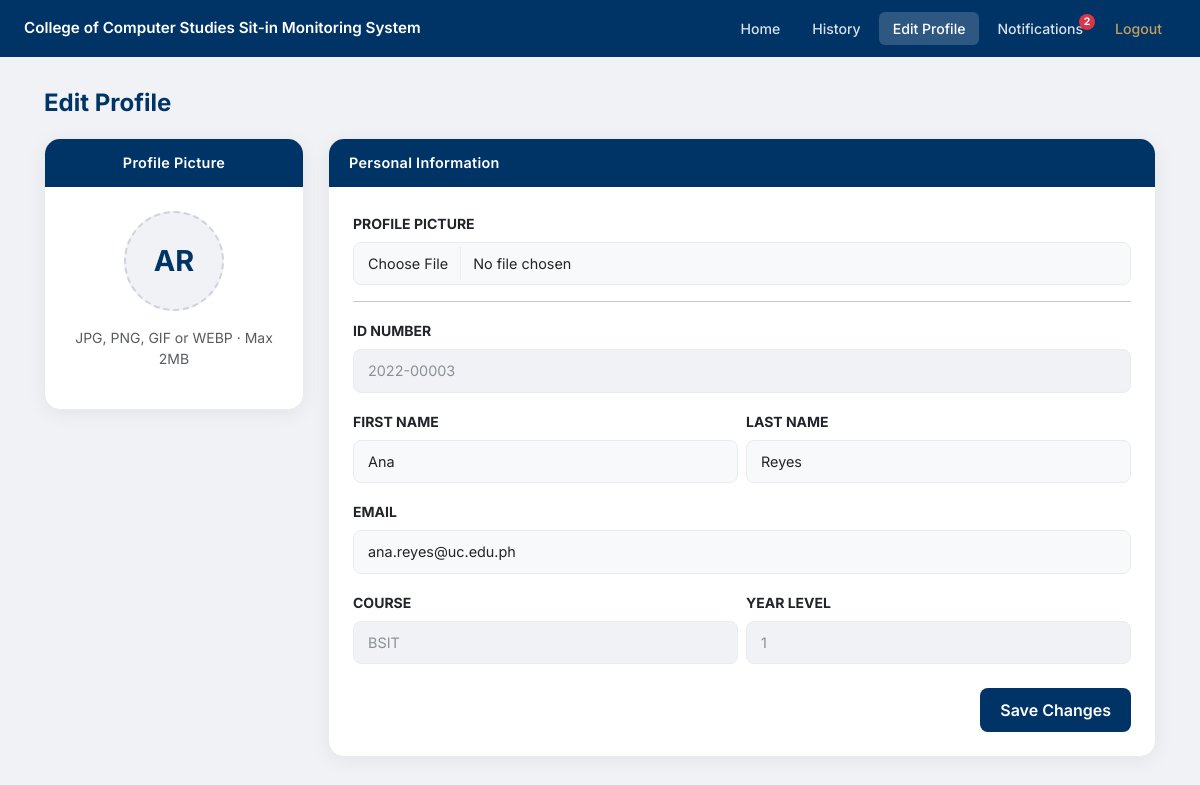
/user/profile.php (signed in), run on the app's committed database.
### tables this page shows
CREATE TABLE `students` (
  `id` int(11) NOT NULL,
  `id_number` varchar(10) NOT NULL,
  `first_name` varchar(50) NOT NULL,
  `last_name` varchar(50) NOT NULL,
  `course` varchar(20) NOT NULL,
  `year_level` int(11) NOT NULL,
  `email` varchar(100) NOT NULL,
  `password` varchar(255) NOT NULL,
  `profile_picture` varchar(255) DEFAULT NULL,
  `sessions_left` int(11) DEFAULT 30,
  `created_at` timestamp NOT NULL DEFAULT current_timestamp()
);

### user/profile.php (the view, shortened to what this page needs)
<?php
require_once '../includes/db.php';
$student_id_pk = $_SESSION['student_id'];
$stmt = mysqli_prepare($conn, "SELECT * FROM students WHERE id = ?");
mysqli_stmt_bind_param($stmt, "i", $student_id_pk);
mysqli_stmt_execute($stmt);
$student = mysqli_fetch_assoc(mysqli_stmt_get_result($stmt));
require_once '../includes/header.php';
?>
<?php require_once '../includes/navbar_user.php'; ?>
<div class="page-wrapper">
    <div class="container-fluid px-4">
        <h2 class="page-title">Edit Profile</h2>
        <div class="row g-4">
            <div class="col-md-3">
                <div class="card-uc text-center">
                    <div class="card-uc-header">Profile Picture</div>
                    <div class="card-uc-body">
                        <div class="student-avatar-wrapper">
                            <div class="student-avatar">
                                <?php if (!empty($student['profile_picture'])): ?>
                                    <img src="/VelosoProject/<?= htmlspecialchars($student['profile_picture']) ?>"
                                         alt="Profile Picture" id="pic-preview"
                                         style="width:100%; height:100%; object-fit:cover;">
                                <?php else: ?>
                                    <div class="student-avatar-placeholder" id="pic-placeholder">
                                        <?= strtoupper(substr($student['first_name'], 0, 1) . substr($student['last_name'], 0, 1)) ?>
                                    </div>
                                <?php endif; ?>
                            </div>
                        </div>
                        <p class="small text-muted mt-2">JPG, PNG, GIF or WEBP · Max 2MB</p>
                    </div>
                </div>
            </div>
            <div class="col-md-9">
                <div class="card-uc">
                    <div class="card-uc-header">Personal Information</div>
                    <div class="card-uc-body">
                        <form method="POST" action="" enctype="multipart/form-data">
                            <div class="mb-3">
                                <label class="form-label small fw-bold">PROFILE PICTURE</label>
                                <input type="file" name="profile_picture" class="form-control"
                                       accept="image/*" onchange="previewImage(this)">
                            </div>
                            <hr>
                            <div class="mb-3">
                                <label class="form-label small fw-bold">ID NUMBER</label>
                                <input type="text" class="form-control readonly-input"
                                       value="<?= htmlspecialchars($student['id_number']) ?>" readonly>
                            </div>
                            <div class="row g-2 mb-3">
                                <div class="col-md-6">
                                    <label class="form-label small fw-bold">FIRST NAME</label>
                                    <input type="text" name="first_name" class="form-control"
                                           value="<?= htmlspecialchars($student['first_name']) ?>" required>
                                </div>
                                <div class="col-md-6">
                                    <label class="form-label small fw-bold">LAST NAME</label>
                                    <input type="text" name="last_name" class="form-control"
                                           value="<?= htmlspecialchars($student['last_name']) ?>" required>
                                </div>
                            </div>
                            <div class="mb-3">
                                <label class="form-label small fw-bold">EMAIL</label>
                                <input type="email" name="email" class="form-control"
                                       value="<?= htmlspecialchars($student['email']) ?>" required>
                            </div>
                            <div class="row g-2 mb-4">
                                <div class="col-md-6">
                                    <label class="form-label small fw-bold">COURSE</label>
                                    <input type="text" class="form-control readonly-input"
                                           value="<?= htmlspecialchars($student['course']) ?>" readonly>
                                </div>
                                <div class="col-md-6">
                                    <label class="form-label small fw-bold">YEAR LEVEL</label>
                                    <input type="text" class="form-control readonly-input"
                                           value="<?= htmlspecialchars($student['year_level']) ?>" readonly>
                                </div>
                            </div>
                            <div class="d-flex justify-content-end">
                                <button type="submit" class="btn-primary-uc">Save Changes</button>
                            </div>
                        </form>
                    </div>
                </div>
            </div>
        </div>
    </div>
</div>
<?php require_once '../includes/footer.php'; ?>

### assets/style.css (style rules this page uses)
:root { --uc-blue: #003366; --ccs-purple: #5c2c90; --ccs-gold: #c5a059; --bg-light: #f0f2f5; --border: #e9ecef; --text-muted: #6c757d; }
body { background: var(--bg-light); font-family: 'Inter', sans-serif; min-height: 100vh; display: flex; flex-direction: column; align-items: center; justify-content: flex-start; }
.btn-primary-uc { background: var(--uc-blue); color: white; border: none; padding: 10px 20px; font-weight: 600; border-radius: 8px; transition: background 0.2s, transform 0.2s, box-shadow 0.2s; cursor: pointer; text-decoration: none; display: inline-block; }
.form-control { border-radius: 8px; padding: 10px 14px; background: #f8f9fa; border: 1px solid var(--border); transition: border-color 0.2s, background 0.2s, box-shadow 0.2s; font-size: 0.9rem; }
.readonly-input { background: var(--bg-light) !important; color: #8a8f99 !important; cursor: not-allowed; }
.page-wrapper { width: 100%; padding: 32px 20px 60px; }
.page-title { color: var(--uc-blue); font-weight: 700; font-size: 1.5rem; margin-bottom: 20px; }
.card-uc { background: white; border-radius: 16px; border: 1px solid var(--border); box-shadow: 0 4px 20px rgba(0, 0, 0, 0.06); overflow: hidden; }
.card-uc-header { background: var(--uc-blue); color: white; font-weight: 600; font-size: 0.9rem; padding: 13px 20px; letter-spacing: 0.02em; }
.card-uc-body { padding: 24px; }
.student-avatar-wrapper { display: flex; justify-content: center; margin-bottom: 16px; }
.student-avatar { width: 100px; height: 100px; border-radius: 50%; background: var(--bg-light); border: 2px dashed #ced4da; overflow: hidden; display: flex; align-items: center; justify-content: center; }
.student-avatar-placeholder { font-size: 1.8rem; font-weight: 700; color: var(--uc-blue); }

### data on the page
students: first_name+last_name "AR", id_number "2022-00003", first_name "Ana", last_name "Reyes", email "ana.reyes@uc.edu.ph", course "BSIT", year_level "1"

### other printed values
$notif_count "2"
